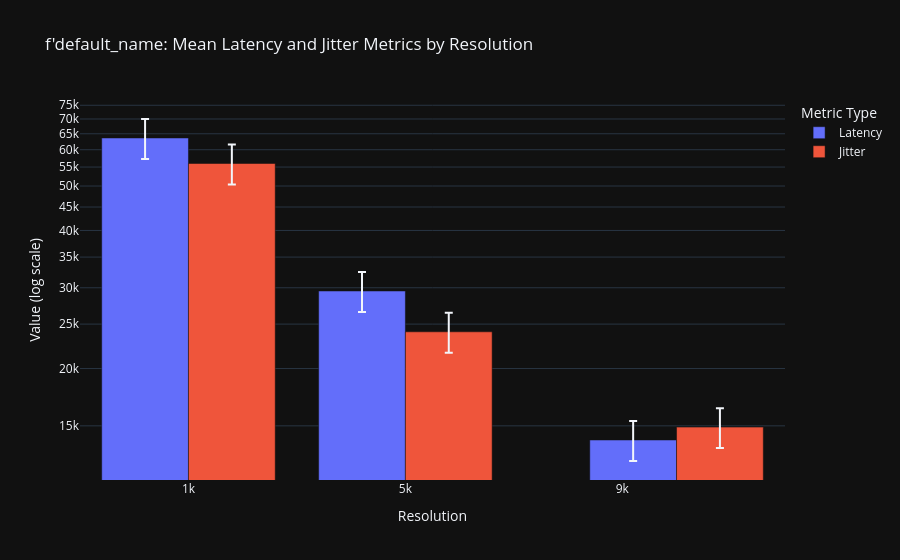

The cell this chart's notebook holds for it:
### Code cell
import plotly.express as px
import pandas as pd
import numpy as np

# List to store the aggregated metrics
aggregated_metrics = []

# Adding Debug Prints
print("Starting calculation of mean latency and jitter for each resolution...")
print(f"Initial response_time keys (resolutions): {list(response_time.keys())}")

# Calculate mean latency and jitter for each resolution
for resolution, models in response_time.items():
    print(f"\nProcessing resolution: {resolution}")

    try:
        # Combine all models for the current resolution
        combined_df = pd.DataFrame.from_dict(models)

        # Debug: Print shape and first few rows of combined DataFrame
        print(f"Shape of combined DataFrame for resolution {resolution}: {combined_df.shape}")
        print(f"First few rows of combined DataFrame for resolution {resolution}:\n{combined_df.head()}")

        # Ensure there are valid (non-NaN, non-zero) values for calculations
        if combined_df.empty or combined_df.isna().all().all():
            print(f"Combined DataFrame for resolution {resolution} is empty or only contains NaN values. Skipping...")
            continue

        # Handle NaN values by dropping them row-wise, if needed
        combined_df = combined_df.dropna(how='all')  # Drop rows with all NaN
        if combined_df.empty:
            print(f"All rows dropped due to NaN values for resolution {resolution}. Skipping...")
            continue

        # Compute mean latency
        mean_across_time_points = combined_df.mean(axis=1)  # Mean across time points
        mean_latency = mean_across_time_points.mean()  # Mean across workers

        # Compute jitter (robust calculation):
        # Step 1: Aggregate within each model (standard deviation per column)
        jitter_within_models = combined_df.std(axis=0)  # Standard deviation per model
        # Step 2: Aggregate across models (mean of standard deviations)
        jitter = jitter_within_models.mean()

        # Store metrics for this resolution
        aggregated_metrics.append({"Resolution": resolution, "Metric Type": "Latency", "Value": mean_latency})
        aggregated_metrics.append({"Resolution": resolution, "Metric Type": "Jitter", "Value": jitter})

        # Debug outputs for calculated metrics
        print(f"Mean Latency for resolution {resolution}: {mean_latency}")
        print(f"Jitter for resolution {resolution}: {jitter}")

    except Exception as e:
        print(f"Error while processing resolution {resolution}: {e}")
        continue

# Debug: Print aggregated metrics
print("\nAggregated Metrics:")
for metric in aggregated_metrics:
    print(metric)

# Create a DataFrame from the aggregated metrics
metrics_df = pd.DataFrame(aggregated_metrics)

# Debug: Print final DataFrame
print("\nFinal metrics DataFrame:")
print(metrics_df)

# Create a grouped bar plot with Plotly Express
fig = px.bar(
    metrics_df,
    x="Resolution",
    y="Value",
    color="Metric Type",
    barmode="group",
    title=f"{metadata.run_name}: Master Latency and Jitter Metrics by Resolution (30 workers)",
    log_y=True,
    error_y=metrics_df["Value"].apply(lambda x: x * 0.1 if not np.isnan(x) else 0)  # Adding 10% as error bars
)

# Customize axes labels
fig.update_layout(
    xaxis_title="Resolution",
    yaxis_title="Value (log scale)"
)

# Show the plot
fig.show()

### Figure 1 — Plotly figure (JSON) as saved in the notebook; plotly's stock layout.template omitted (floating-point values rounded to 4 significant figures)
{"data": [{"alignmentgroup": "True", "error_y": {"array": [6364.0, 2952.0, 1397.0]}, "hovertemplate": "Metric Type=Latency<br>Resolution=%{x}<br>Value=%{y}<extra></extra>", "legendgroup": "Latency", "marker": {"color": "#636efa", "pattern": {"shape": ""}}, "name": "Latency", "offsetgroup": "Latency", "orientation": "v", "showlegend": true, "textposition": "auto", "x": [1000, 5000, 10000], "xaxis": "x", "y": [63640.0, 29520.0, 13970.0], "yaxis": "y", "type": "bar"}, {"alignmentgroup": "True", "error_y": {"array": [5599.0, 2405.0, 1490.0]}, "hovertemplate": "Metric Type=Jitter<br>Resolution=%{x}<br>Value=%{y}<extra></extra>", "legendgroup": "Jitter", "marker": {"color": "#EF553B", "pattern": {"shape": ""}}, "name": "Jitter", "offsetgroup": "Jitter", "orientation": "v", "showlegend": true, "textposition": "auto", "x": [1000, 5000, 10000], "xaxis": "x", "y": [55990.0, 24050.0, 14900.0], "yaxis": "y", "type": "bar"}], "layout": {"xaxis": {"anchor": "y", "domain": [0.0, 1.0], "title": {"text": "Resolution"}}, "yaxis": {"anchor": "x", "domain": [0.0, 1.0], "title": {"text": "Value (log scale)"}, "type": "log"}, "legend": {"title": {"text": "Metric Type"}, "tracegroupgap": 0}, "title": {"text": "f'default_name: Mean Latency and Jitter Metrics by Resolution"}, "barmode": "group"}}
